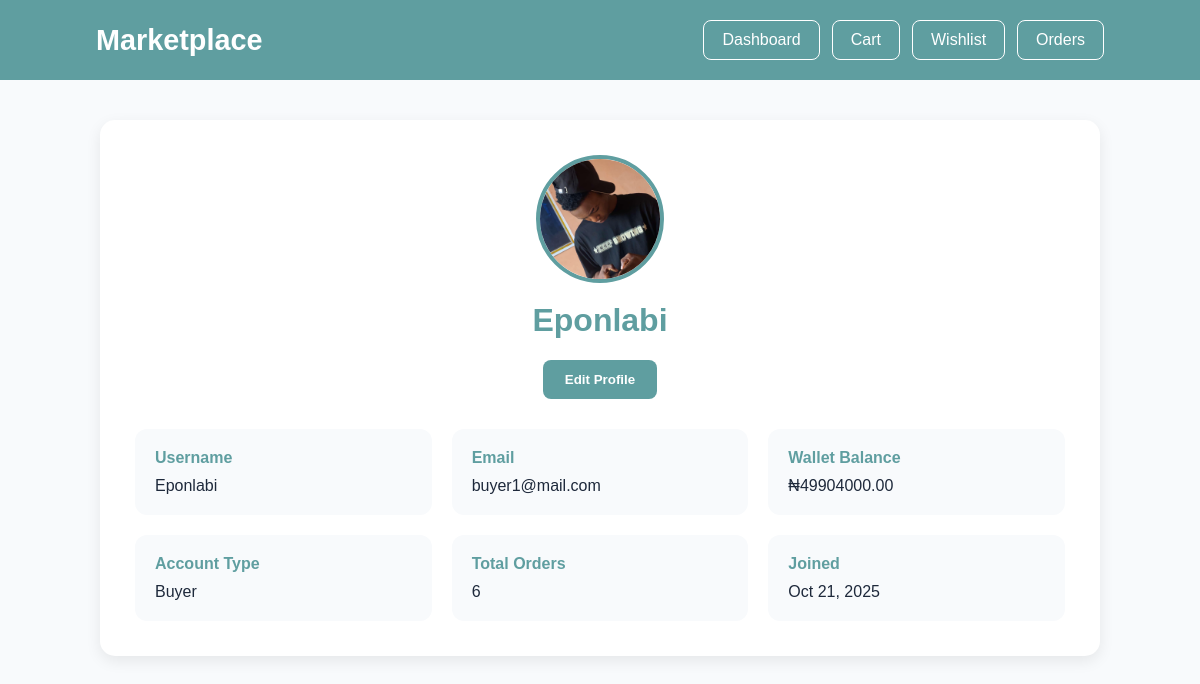
The page /profile/ (signed in) on the database as committed earlier.
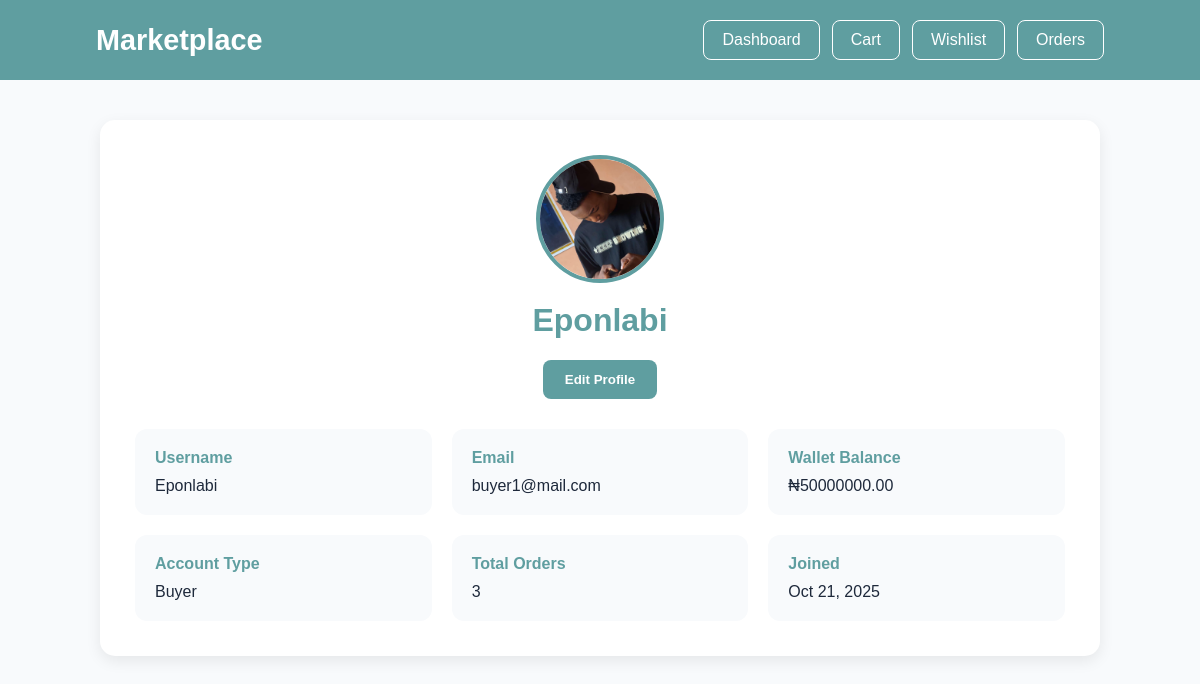
The same page on the database as committed later.
### buyer/models.py (models this page shows, shortened)
class Buyer(models.Model):
    user = models.OneToOneField(User, on_delete=models.CASCADE)
    wallet_balance = models.DecimalField(max_digits=10, decimal_places=2, default=5000000.00)
    profile_picture = models.ImageField(upload_to='buyer_profiles/', blank=True,null=True,)

### buyer/views.py (the view)
# urls.py: path('profile/', views.profile, name='profile'),
@login_required(login_url='buyersLogin')
def profile(request):
    buyer = Buyer.objects.get(user=request.user)
    purchase_count = Purchase.objects.filter(buyer=buyer).count()
    return render(request, 'profile.html', { 'buyer': buyer, 'purchase_count': purchase_count,})

### buyer/templates/profile.html (shortened to what this page needs)
<!DOCTYPE html>
<html lang="en">
<head>
</head>
<body>
<header>
    <div class="logo">Marketplace</div>
    <div class="nav-actions">
        <a href="/buyerDash/" class="nav-btn">Dashboard</a>
        <a href="/cart/" class="nav-btn">Cart</a>
        <a href="/wishlist/" class="nav-btn">Wishlist</a>
        <a href="/orderhistory/" class="nav-btn">Orders</a>
    </div>
</header>
<div class="container">
    <div class="profile-card">
        <div class="profile-header">
            {% if buyer.profile_picture %}
                <img
                    src="{{ buyer.profile_picture.url }}"
                    class="avatar-image"
                    alt="Profile Picture"
                >
            {% else %}
                <div class="avatar">
                    {{ buyer.user.username|first|upper }}
                </div>
            {% endif %}
            <h1>{{ buyer.user.username }}</h1>
            <button
                class="btn"
                onclick="openEditModal()">
                Edit Profile
            </button>
        </div>
        <div class="info-grid">
            <div class="info-box">
                <h4>Username</h4>
                <p>{{ buyer.user.username }}</p>
            </div>
            <div class="info-box">
                <h4>Email</h4>
                <p>{{ buyer.user.email }}</p>
            </div>
            <div class="info-box">
                <h4>Wallet Balance</h4>
                <p>₦{{ buyer.wallet_balance }}</p>
            </div>
            <div class="info-box">
                <h4>Account Type</h4>
                <p>Buyer</p>
            </div>
            <div class="info-box">
                <h4>Total Orders</h4>
                <p>{{ purchase_count }}</p>
            </div>
            <div class="info-box">
                <h4>Joined</h4>
                <p>{{ buyer.user.date_joined|date:"M d, Y" }}</p>
            </div>
        </div>
    </div>
</div>
</body>
</html>

Rows that differ between the two databases and show on the page:
changed Buyer "Eponlabi": wallet_balance "49904000.00" → "50000000.00"
Other text that changed with them:
{{ purchase_count }}: "6" → "3"
